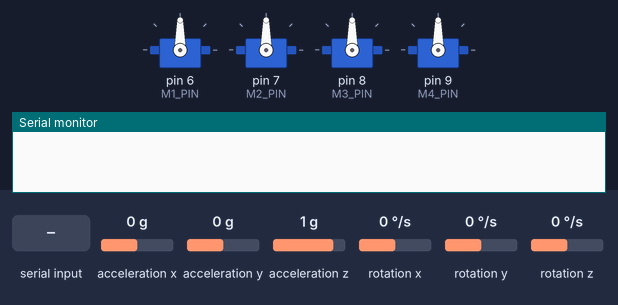
The sketch below on a simulated Arduino Uno, built with avr-gcc and run on an emulated ATmega328P. On the bench: 4 × servo, the last lines printed to the serial monitor. The inputs (shaded band) are chosen by the test bench; at power-on: rotation x 0 °/s, rotation y 0 °/s, acceleration x 0 g, acceleration y 0 g, acceleration z 1 g, rotation z 0 °/s.

Above: at 0.9 s.
1.0 s: "90,45\n" received over Serial
At 1.8 s:
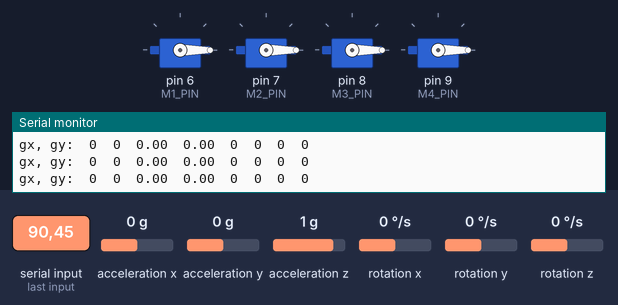
2.5 s: rotation x set to 100 °/s
5.5 s: rotation y set to -192 °/s
Timing chart, 0 to 8.5 s (numbered marks = the images above; inputs shaded):
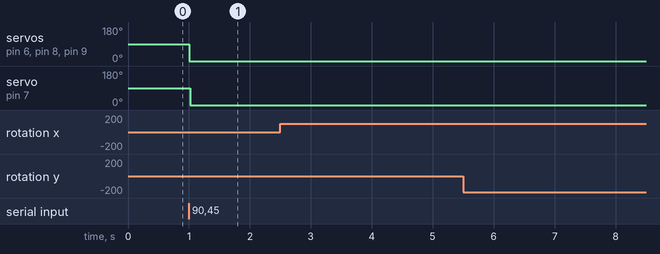

The sketch:

copter.ino
```cpp
#include <Servo.h>
#include "I2Cdev.h"
#include "MPU6050.h"
#include "Wire.h"

int MIN_SPEAD = 1000;
int MAX_SPEAD = 2000;
int M1_PIN = 6;
int M2_PIN = 7;
int M3_PIN = 8;
int M4_PIN = 9;

// TODO move it to gyro.cpp file
class Angle {

  protected:
    float summ;
    int count;
    float angle;
    float error;

  public:

    Angle() {
      summ = 0;
      count = 0;
      angle = 0;
    }

    void update (int gx, int dt) {
      float x = gx * 0.007629627;
      summ += x;
      count ++;
      float realSpead = x - summ / count;

      if (count < 100) {
        error += abs(realSpead);
        return;
      }
      //Serial.print(gx); Serial.print("\t");
      if (abs(realSpead) <= error / count) return;

      summ -= x;
      count --;
      realSpead = x - summ / count;

      angle += realSpead * dt / 1000;

    }

    int get () {
      return angle;
    }

    void reset() {
      summ = error = count = angle = 0;
    }
};

// TODO move it to gyro.cpp file
class Gyro {

  private:
    int startTime;
    boolean enabled;
    int gx;
    int gy;
    int gz;
    Angle x;
    Angle y;
    MPU6050 mpu;

  public:
    Gyro () {
      startTime = millis();
      enabled = true;
    }
    void init() {
      mpu.initialize();
      mpu.setDLPFMode(MPU6050_DLPF_BW_5);
    }

    void calibrate() {
      //mpu.setXAccelOffset(-116);
      //mpu.setYAccelOffset(-1288);
      //mpu.setZAccelOffset(-1070);
      mpu.setXGyroOffset(81);
      mpu.setYGyroOffset(-22);
      mpu.setZGyroOffset(-38);
      mpu.setZAccelOffset(-1070);
      //mpu.setDLPFMode(MPU6050_DLPF_BW_98);
    }

    void update() {
      mpu.getRotation(&gx, &gy, &gz);
      Serial.print("gx, gy:\t"); Serial.print(gx); Serial.print("\t"); Serial.print(gy); Serial.print("\t");
      int endTime = millis();
      int dt = endTime - startTime;
      startTime = endTime;

      x.update(gx, dt);
      y.update(gy, dt);
    }

    void get(float& ax, float& ay) {
      if (!enabled) {
        ax = ay = 0;
        return;
      }
      ax = x.get();
      ay = y.get();
    }

    void reset() {
      x.reset();
      y.reset();
    }

    void off () {
      enabled = false;
    }

    void on () {
      enabled = true;
    }
};

class Motor {

  private:
    Servo m;
    String name;
    int spead;
    int pin;
    float balanceSpead;

  public:
    Motor (int p, String n) {
      balanceSpead = 0;
      spead = 0;
      pin = p;
      name = n;
    }

    void init() {
      m.attach(pin);
    }

    void balance(float angle) {
      balanceSpead = (1 - sin(angle * PI / 180) / 2);
      m.writeMicroseconds(get());
    }

    int get () {

      int diff = spead - MIN_SPEAD;
      return diff <= 0 ? spead : (MIN_SPEAD + diff * balanceSpead);
    }

    void set(int s) {
      spead = s;
      m.writeMicroseconds(get());
    }
};

Gyro gyro;
Motor m1(M1_PIN, "M1");
Motor m2(M2_PIN, "M2");
Motor m3(M3_PIN, "M3");
Motor m4(M4_PIN, "M4");

String input;
boolean isCalibrate = false;

String dialog(const char* message) {
  String input;

  Serial.print("Arduino: ");
  Serial.println(message);
  Serial.read();

  while (!Serial.available());
  while (Serial.available() > 0) {
    char ch = Serial.read();
    if (ch != 13) {
      input += ch;
    }
  }
  return input;
}

void setup() {
  m1.init();
  m2.init();
  m3.init();
  m4.init();

  Serial.begin(9600);
  while (!Serial.available());

  String input = dialog("Would you like to calibrate motors? (y/n)");
  if (input == String("y")) {
    isCalibrate = true;

    while(!Serial.available());
    //dialog("Setting max spead");
    m1.set(MAX_SPEAD);
    m2.set(MAX_SPEAD);
    m3.set(MAX_SPEAD);
    m4.set(MAX_SPEAD);

    dialog("Press any key to set min spead");
    m1.set(MIN_SPEAD);
    m2.set(MIN_SPEAD);
    m3.set(MIN_SPEAD);
    m4.set(MIN_SPEAD);
    dialog("Calibration done. Press reset button on board");

  } else {
    gyro.init();
    gyro.calibrate();
  }

}

void loop() {
  /*if (isCalibrate) {
    return;
  } */

  gyro.update();

  float x;
  float y;
  gyro.get(x, y);

  if (x > 0) {
    m1.balance(x);
    m3.balance(0);
  } else {
    m3.balance(-x);
    m1.balance(0);
  }

  if (y > 0) {
    m2.balance(y);
    m4.balance(0);
  } else {
    m4.balance(-y);
    m2.balance(0);
  }

  Serial.print(x);Serial.print("\t");
  Serial.print(y);Serial.print("\t");
  Serial.print(m1.get());Serial.print("\t");
  Serial.print(m2.get());Serial.print("\t");
  Serial.print(m3.get());Serial.print("\t");
  Serial.print(m4.get());Serial.print("\t");
  Serial.println();

  if (Serial.available() > 0) {
    char ch = Serial.read();

    if (ch != 13) {
      input += ch;
    }  else {
      int val = input.toInt();
      if (String("reset") == input) {
        Serial.println("reseting..");
        gyro.reset();
      } else if (String("off") == input) {
        Serial.println("disable..");
        gyro.off();
      } else if (String("on") == input) {
        Serial.println("enable..");
        gyro.on();
      } else if (val == 0 || val >= MIN_SPEAD && val <= MAX_SPEAD) {
        Serial.print("writing:\t"); Serial.println(val);
        m1.set(val);
        m2.set(val);
        m3.set(val);
        m4.set(val);
      } else {
        Serial.println("Wrong command");
      }
      input = "";
    }

  }

}
```

Measured:
- after the input at 1.0 s, servo on pin 6 (M1_PIN), servo on pin 7 (M2_PIN), servo on pin 8 (M3_PIN), servo on pin 9 (M4_PIN): 90° → 0° at once
